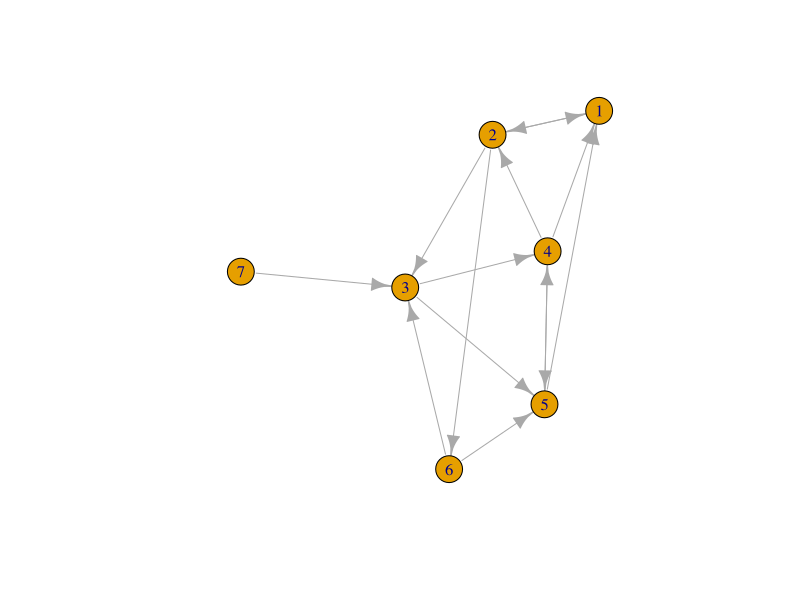

Here is the R script that generated this plot:
## ---- chunk 1
library(pracma)
library(igraph)
## ---- chunk 2
set.seed(123)
n <- 7
B <- matrix(rbinom(n^2, size = 1, prob = 0.3), nrow = n)
A <- B - diag(diag(B))
G <- graph_from_adjacency_matrix(A)
plot(G)
